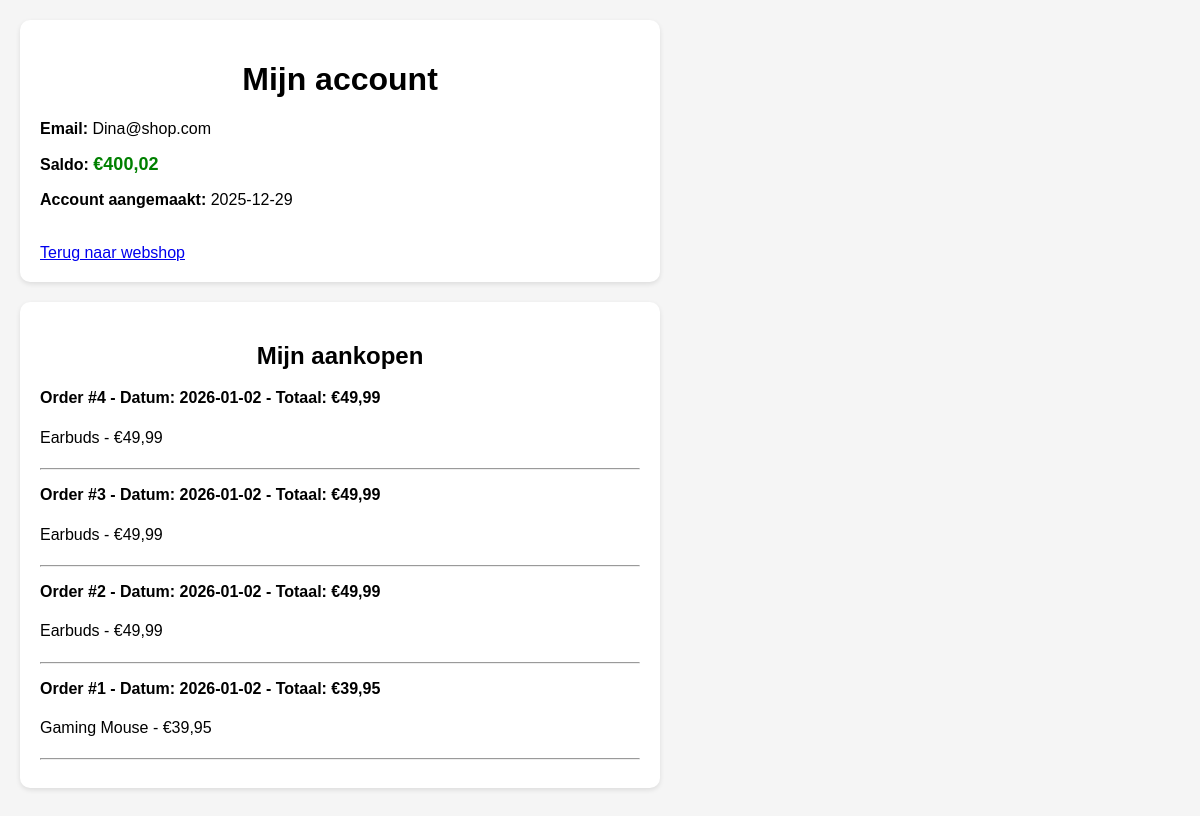
The app's page /account.php (signed in) with its own data.
### tables this page shows
CREATE TABLE `users` (
  `id` int(11) NOT NULL,
  `email` varchar(255) NOT NULL,
  `password` varchar(255) NOT NULL,
  `created_at` timestamp NOT NULL DEFAULT current_timestamp(),
  `balance` decimal(10,2) NOT NULL DEFAULT 100.00
);

CREATE TABLE `orders` (
  `id` int(11) NOT NULL,
  `user_id` int(11) NOT NULL,
  `total` decimal(10,2) NOT NULL,
  `created_at` timestamp NOT NULL DEFAULT current_timestamp()
);

CREATE TABLE `order_items` (
  `id` int(11) NOT NULL,
  `order_id` int(11) NOT NULL,
  `product_id` int(11) NOT NULL,
  `price` decimal(10,2) NOT NULL
);

CREATE TABLE `product` (
  `id` int(11) NOT NULL,
  `name` varchar(255) NOT NULL,
  `description` text NOT NULL,
  `price` decimal(10,2) NOT NULL,
  `category_id` int(11) NOT NULL,
  `image` varchar(255) DEFAULT NULL,
  `created_at` timestamp NOT NULL DEFAULT current_timestamp()
);

### account.php (the view, shortened to what this page needs)
<?php
require_once "db.php";
$userId = $_SESSION['user_id'];
$stmt = $conn->prepare("SELECT email, balance, created_at FROM users WHERE id = ?");
$stmt->execute([$userId]);
$user = $stmt->fetch();
$stmt = $conn->prepare("SELECT * FROM orders WHERE user_id = ? ORDER BY created_at DESC");
$stmt->execute([$userId]);
$orders = $stmt->fetchAll();
?>
<!DOCTYPE html>
<html lang="nl">
<head>
<link rel="stylesheet" href="Css/normalize.css">
<link rel="stylesheet" href="Css/account.css">
</head>
<body>
<div class="account-box">
<h1>Mijn account</h1>
<p><strong>Email:</strong> <?= htmlspecialchars($user['email']); ?></p>
<p><strong>Saldo:</strong> <span class="balance">€<?= number_format($user['balance'], 2, ',', '.'); ?></span></p>
<p><strong>Account aangemaakt:</strong> <?= substr($user['created_at'], 0, 10); ?></p>
<br>
<a href="index.php" class="btn">Terug naar webshop</a>
</div>
<div class="order-box">
<h2>Mijn aankopen</h2>
<?php if (empty($orders)): ?>
<p>Je hebt nog geen aankopen gedaan.</p>
<?php else: ?>
<?php foreach ($orders as $order): ?>
<p><strong>Order #<?= $order['id']; ?> - Datum: <?= substr($order['created_at'],0,10); ?> - Totaal: €<?= number_format($order['total'],2,',','.'); ?></strong></p>
<ul>
<?php
$stmt2 = $conn->prepare("SELECT oi.*, p.name FROM order_items oi JOIN product p ON oi.product_id = p.id WHERE oi.order_id = ?");
$stmt2->execute([$order['id']]);
$items = $stmt2->fetchAll();
foreach ($items as $item):
?>
<li><?= htmlspecialchars($item['name']); ?> - €<?= number_format($item['price'],2,',','.'); ?></li>
<?php endforeach; ?>
</ul>
<hr>
<?php endforeach; ?>
<?php endif; ?>
</div>
</body>
</html>

### Css/account.css (style rules this page uses)
body { font-family: Helvetica; background:#f5f5f5; padding:20px; }
.account-box, .order-box { background:white; padding:20px; border-radius:10px; box-shadow:0 2px 5px rgba(0,0,0,0.1); max-width:600px; margin:auto 0 20px; }
h1, h2 { text-align:center; }
.balance { font-weight:bold; font-size:18px; color:green; }
ul { list-style:none; padding-left:0; }
li { padding:5px 0; }

### records on screen
users: email "Dina@shop.com", balance "400,02", created_at "2025-12-29"
orders: id "4", created_at "2026-01-02", total "49,99"
order_items: product.name "Earbuds", price "49,99"
orders: id "3", created_at "2026-01-02", total "49,99"
order_items: product.name "Earbuds", price "49,99"
orders: id "2", created_at "2026-01-02", total "49,99"
order_items: product.name "Earbuds", price "49,99"
orders: id "1", created_at "2026-01-02", total "39,95"
order_items: product.name "Gaming Mouse", price "39,95"
